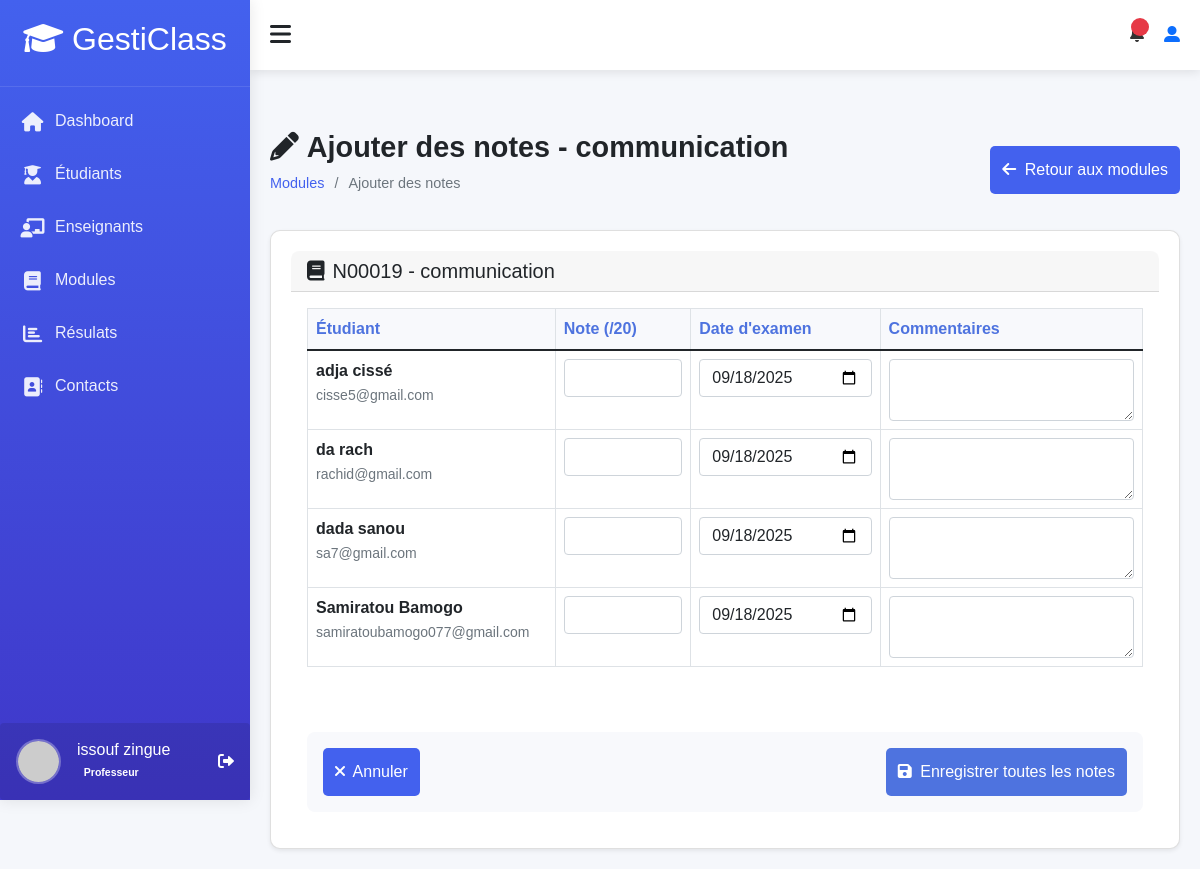
The app's page /accounts/module/4/add-grades/ (signed in) with its own data.
### accounts/models.py (models this page shows, shortened)
class User(AbstractUser):
    ROLE_CHOICES = (
        ('admin', 'Administrateur'),
        ('teacher', 'Enseignant'),
        ('student', 'Élève'),
    )
    profil = models.CharField(max_length=10, choices=ROLE_CHOICES, default='student')
    phone = models.CharField(max_length=20, blank=True)
    birth_date = models.DateField(null=True, blank=True)
    photo = models.ImageField(upload_to='users/', null=True, blank=True)
    specialty = models.CharField(max_length=100, null=True, blank=True)
    hire_date = models.DateField(null=True, blank=True)
    address = models.TextField(blank=True)
    phone_number = models.CharField(max_length=15, blank=True)
    date_of_birth = models.DateField(null=True, blank=True)
    class Meta:
        permissions = [
        ("peut_acceder_module", "Peut acceder au module"),
        ("peut_acceder_aux_eleve", "Peut acceder aux eleves"),
        ("peut_acceder_aux_enseignants", "peut acceder aux enseigants"),
        ("peut_acceder_aux_roles", "peut acceder aux roles"),
        ("peut_acceder_au_dashboard", "Peut accéder au tableau de bord "),
        ("dashboard", "Peut voir les infos utiles  pour des étudiants"),
        ("peut_voir_infos_utile_teacher", "Peut voir les infos utiles pour des enseignants"),
        ("peut_agir_infos_utile_student", "Peut agir sur les infos utiles pour des étudiants"),
        ("peut_agir_infos_utile_teacher", "Peut agir sur les infos utiles pour des enseignants"),
        ("can_view_student_performance_data", "Peut voir ses données de performance  étudiants"),
        ("can_view_teacher_module_performance_data", "Peut voir les données de performance des modules des enseignants"),
        ("can_view_all_students_performance_data ", "Peut voir les données de performance de tous les étudiants"),
        ("can_view_student_list", "Peut voir la liste des étudiants"),
        ("can_view_teacher_list", "Peut voir la liste des enseignants"),
        ("can_view_module_list", "Peut voir la liste des modules"),
        ("can_view_results_list", "Peut voir la liste résultats"),
        ("can_view_suggestions_list", "Peut voir la liste des suggestions"),
        ("can_view_module_details", "Peut les details d'un module"),
        ("can_view_student_details", "Peut voir les détails d'un étudiant"),
        ("can_view_teacher_details", "Peut voir les détails d'un enseignant"),
        ("can_view_own_details", "Peut voir ses propres détails"),
        ("cans_view_results", "Peut voir les résultats"),
        ("can_view_own_results", "Peut voir ses propres résultats"),
        ("can_view_section__admin", "Peut voir la d'administration des section"),
        ("view_role", "Peut voir les rôles"),
        ("add_role", "Peut ajouter un rôle"),
        ("change_role", "Peut modifier un rôle"),
        ("delete_role", "Peut supprimer un rôle"),
        ("assign_role", "Peut assigner des rôles"),
        ("view_timetable", "Peut voir l'emploi du temps"),
        ("manage_timetable", "Peut gérer l'emploi du temps"),
        ("can_add_teacher", "Peut ajouter un enseignant"),
        ("can_add_student", "Peut ajouter un étudiant"),
        ("can_change_teacher", "Peut modifier un enseignant"),
        ("can_change_student", "Peut modifier un étudiant"),
        ("can_delete_teacher", "Peut supprimer un enseignant"),
        ("can_delete_student", "Peut supprimer un étudiant"),
        ("can_view_schoolinfo", "Peut voir les informations de l'école"),
        ("can_add_schoolinfo", "Peut ajouter les informations de l'école"),
        ("can_change_schoolinfo", "Peut modifier les informations de l'école"),
        ("can_delete_schoolinfo", "Peut supprimer les informations de l'école"),
        ]

class Module(models.Model):
    SEMESTER_CHOICES = [
        ('S1', 'Semestre 1'),
        ('S2', 'Semestre 2'),
        ('S3', 'Semestre 3'),
        ('S4', 'Semestre 4'),
        ('S5', 'Semestre 5'),
        ('S6', 'Semestre 6'),
    ]
    name = models.CharField(max_length=100, verbose_name="Nom du module")
    code = models.CharField(max_length=20, unique=True, verbose_name="Code du module")
    description = models.TextField(blank=True, verbose_name="Description")
    coefficient = models.FloatField(default=1, verbose_name="Coefficient")
    credit = models.IntegerField(default=1, verbose_name="Crédits")
    semester = models.CharField(
        max_length=2,
        choices=SEMESTER_CHOICES,
        blank=True,
        null=True,
        verbose_name="Semestre"
    )
    teacher = models.ForeignKey(
        User,
        on_delete=models.SET_NULL,
        null=True,
        blank=True,
        limit_choices_to={'profil': 'teacher'},
        verbose_name="Enseignant"
    )
    cm_hours = models.FloatField(default=0, verbose_name="Heures de CM")
    td_hours = models.FloatField(default=0, verbose_name="Heures de TD")
    tp_hours = models.FloatField(default=0, verbose_name="Heures de TP")

### accounts/views.py (the view, shortened to what this page needs)
# urls.py: path('module/<int:module_id>/add-grades/', views.add_grades, name='add_grades'),
@login_required
def add_grades(request, module_id):
    module = get_object_or_404(Module, id=module_id)
    students = User.objects.filter(profil='student')
    existing_results = {}
    for result in Result.objects.filter(module=module):
        existing_results[result.student.id] = result
    context = {
        'module': module,
        'students': students,
        'existing_results': existing_results,
    }
    return render(request, 'modules/add_grades.html', context)

### accounts/templates/modules/add_grades.html (shortened to what this page needs)
{% extends "models/base.html" %}
{% load static %}
{% block content %}
<div class="content">
    <div class="page-title">
        <div>
            <h2><i class="fas fa-pencil-alt me-2"></i>Ajouter des notes - {{ module.name }}</h2>
            <ul class="breadcrumb">
                <li><a href="{% url 'accounts:modules_list' %}">Modules</a></li>
                <li>Ajouter des notes</li>
            </ul>
        </div>
        <a href="{% url 'accounts:modules_list' %}" class="btn btn-outline-primary  text-white">
            <i class="fas fa-arrow-left me-1 text-white"></i> Retour aux modules
        </a>
    </div>
    <div class="card shadow-sm">
        <div class="card-header " >
            <h5 class="m-0">
                <i class="fas fa-book me-2"></i>{{ module.code }} - {{ module.name }}
            </h5>
        </div>
        <div class="card-body">
            <form method="post">
                <div class="table-responsive">
                    <table class="table table-bordered table-hover">
                        <thead style="background-color: #f8f9fc;">
                            <tr>
                                <th style="border-top: none;">Étudiant</th>
                                <th style="border-top: none;">Note (/20)</th>
                                <th style="border-top: none;">Date d'examen</th>
                                <th style="border-top: none;">Commentaires</th>
                            </tr>
                        </thead>
                        <tbody>
                            {% for student in students %}
                            <tr>
                                <td>
                                    <strong>{{ student.get_full_name }}</strong>
                                    <br>
                                    <small class="text-muted">{{ student.email }}</small>
                                </td>
                                <td>
                                    <input type="number"
                                           name="score_{{ student.id }}"
                                           class="form-control"
                                           min="0"
                                           max="20"
                                           step="0.01"
                                           value="{% if existing_results.student.id %}{{ existing_results.student.id.score }}{% endif %}">
                                </td>
                                <td>
                                    <input type="date"
                                           name="exam_date_{{ student.id }}"
                                           class="form-control"
                                           value="{% if existing_results.student.id %}{{ existing_results.student.id.exam_date|date:'Y-m-d' %}{% else %}{% now 'Y-m-d' %}{% endif %}">
                                </td>
                                <td>
                                    <textarea name="comments_{{ student.id }}"
                                              class="form-control"
                                              rows="2">{% if existing_results.student.id %}{{ existing_results.student.id.comments }}{% endif %}</textarea>
                                </td>
                            </tr>
                            {% empty %}
                            <tr>
                                <td colspan="4" class="text-center py-4">Aucun étudiant trouvé</td>
                            </tr>
                            {% endfor %}
                        </tbody>
                    </table>
                </div>
                <div class="d-flex justify-content-between align-items-center mt-4 p-3" style="background-color: #f8f9fc; border-radius: 8px;">
                    <a href="{% url 'accounts:modules_list' %}" class="btn btn-outline-secondary">
                        <i class="fas fa-times me-1"></i> Annuler
                    </a>
                    <button type="submit" class="btn btn-primary">
                        <i class="fas fa-save me-1"></i> Enregistrer toutes les notes
                    </button>
                </div>
            </form>
        </div>
    </div>
</div>
{% endblock %}

### templates/models/sidebar.html (shortened to what this page needs)
<div class="sidebar" id="sidebar">
    <div class="sidebar-header">
        <h2><i class="fas fa-graduation-cap text-white"></i> GestiClass</h2>
    </div>
    <div class="sidebar-menu">
        <ul>
            <li><a href="{% url 'dashboard:dashboard' %}" class="active"><i class="fas fa-home"></i> Dashboard</a></li>
            <li><a href="{% url 'accounts:students_list' %}"><i class="fas fa-user-graduate"></i> Étudiants</a></li>
            {% if perms.accounts.peut_acceder_aux_enseignants %}
            <li><a href="{% url 'accounts:teachers_list' %}" ><i class="fas fa-chalkboard-teacher"></i> Enseignants</a></li>
            {% endif %}
            {% if perms.accounts.peut_acceder_module %}
            <li><a href="{% url 'accounts:modules_list' %}"><i class="fas fa-book"></i> Modules</a></li>
            {% endif %}
            <li><a href="{% url 'accounts:results_list' %}"><i class="fas fa-chart-bar"></i> Résulats</a></li>
            <li><a href="{% url 'accounts:contact' %}"><i class="fas fa-address-book"></i> Contacts</a></li>
        </ul>
    </div>
    <div class="user-profile d-flex align-items-center p-3 rounded ">
        {% if user.photo %}
            <img src="{{ user.photo.url }}"
                 alt="Photo de {{ user.get_full_name }}"
                 class="rounded-circle me-3"
                 style="width: 45px; height: 45px; object-fit: cover;">
        {% else %}
            <img src="https://ui-avatars.com/api/?name={{ user.first_name }}+{{ user.last_name }}&background=0D8ABC&color=fff&size=128"
                 alt="Avatar de {{ user.get_full_name }}"
                 class="rounded-circle me-3"
                 style="width: 45px; height: 45px; object-fit: cover;">
        {% endif %}
        <div class="user-info">
            <h6 class="mb-0  ">{{ user.get_full_name }}</h6>
            <small>
                {% if user.profil == 'student' %}
                    <span class="badge rounded-pill">Élève</span>
                {% elif user.profil == 'teacher' %}
                    <span class="badge rounded-pill" >Professeur</span>
                {% elif user.profil == 'admin' %}
                    <span class="badge rounded-pill" >Admin</span>
                {% endif %}
            </small>
        </div>
        <div class="ms-auto">
            <a href="{% url 'accounts:logout' %}" class="text-decoration-none text-white">
                <i class="fas fa-sign-out-alt"></i>
            </a>
        </div>
    </div>
</div>

### templates/models/base.html (style rules this page uses)
:root { --primary: #4361ee; --secondary: #3f37c9; --success: #4cc9f0; --info: #4895ef; --warning: #f72585; --danger: #e63946; --light: #f8f9fa; --dark: #212529; --sidebar-width: 250px; --header-height: 70px; --transition: all 0.3s ease; }
* { margin: 0; padding: 0; box-sizing: border-box; font-family: 'Poppins', sans-serif; }
body { background-color: #f5f7fb; color: #333; overflow-x: hidden; }
.sidebar { width: var(--sidebar-width); background: linear-gradient(180deg, var(--primary) 0%, var(--secondary) 100%); color: white; height: 100vh; position: fixed; transition: var(--transition); z-index: 1000; box-shadow: 0 0 15px rgba(0, 0, 0, 0.1); }
.sidebar-header { padding: 20px; text-align: center; border-bottom: 1px solid rgba(255, 255, 255, 0.1); }
.sidebar-menu { padding: 10px 0; }
.sidebar-menu ul { list-style: none; padding: 0; margin: 0; }
.sidebar-menu li { margin-bottom: 5px; }
.sidebar-menu a { display: flex; align-items: center; padding: 12px 20px; color: rgba(255, 255, 255, 0.9); text-decoration: none; transition: var(--transition); font-size: 1rem; }
.sidebar-menu i { margin-right: 10px; font-size: 1.2rem; width: 25px; text-align: center; }
.user-profile { position: absolute; bottom: 0; width: 100%; padding: 15px; background-color: rgba(0, 0, 0, 0.1); display: flex; align-items: center; }
.user-profile img { width: 40px; height: 40px; border-radius: 50%; object-fit: cover; margin-right: 10px; border: 2px solid rgba(255, 255, 255, 0.3); }
.content { padding: 20px; }
.page-title { margin-bottom: 20px; display: flex; justify-content: space-between; align-items: center; }
.page-title h2 { font-size: 1.8rem; color: var(--dark); font-weight: 600; }
.breadcrumb { display: flex; list-style: none; }
.breadcrumb li { margin-right: 10px; font-size: 0.9rem; color: #6c757d; }
.breadcrumb li:after { content: '/'; margin-left: 10px; }
.breadcrumb li:last-child:after { content: ''; }
.breadcrumb li a { color: var(--primary); text-decoration: none; }
.card { background-color: white; border-radius: 10px; box-shadow: 0 4px 10px rgba(0, 0, 0, 0.05); padding: 20px; transition: var(--transition); }
.table-responsive { min-height: 400px; }
.btn { display: block; padding: 12px; background-color: var(--primary); color: white; border: none; border-radius: 5px; cursor: pointer; font-size: 1rem; transition: var(--transition); }
.sidebar { width: var(--sidebar-width); transition: var(--transition); }

### accounts/templates/modules/add_grades.html (style rules this page uses)
.card-header { border-radius: 8px 8px 0 0 !important; }
.table th { border-top: 1px solid #e3e6f0; font-weight: 600; color: #4e73df; }
.btn-primary { background-color: #4e73df; border-color: #4e73df; }
.btn-outline-primary { color: #4e73df; border-color: #4e73df; }

### records on screen
User: get_full_name "issouf zingue"
Module: name "communication", code "N00019"
User: get_full_name "adja cissé", email "cisse5@gmail.com", id "09/18/2025"
User: get_full_name "da rach", email "rachid@gmail.com"
User: get_full_name "dada sanou", email "sa7@gmail.com"
User: get_full_name "Samiratou Bamogo", email "samiratoubamogo077@gmail.com", id "09/18/2025"
